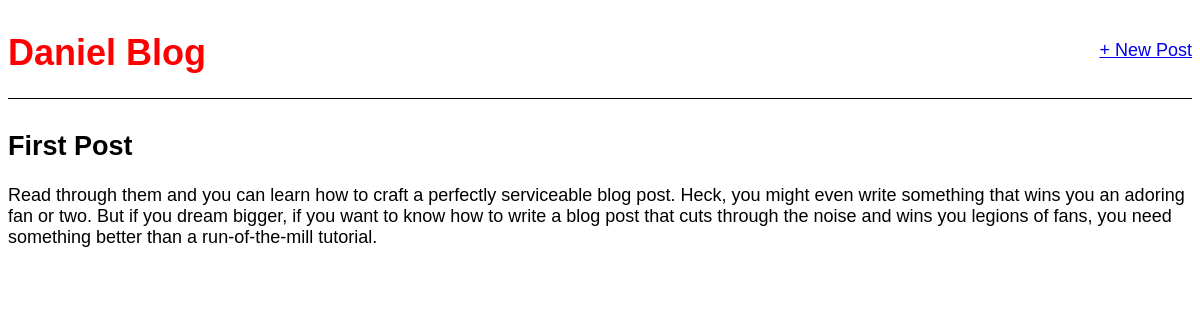
The app's page /post/1/ with its own data.
### blog/models.py (models this page shows, shortened)
class Post(models.Model):
    title = models.CharField(max_length=200)
    body = models.TextField()
    author = models.ForeignKey(
        "auth.User",
        on_delete=models.CASCADE)

### blog/views.py (the view)
# urls.py: path('post/<int:pk>/', BlogDetailView.as_view(), name = 'post_detail'),
class BlogDetailView(DetailView):
    model = Post
    template_name = "post_detail.html"

### templates/post_detail.html
{% extends 'base.html' %}
{% block content %}
    <div class="post-entry">
        <h2> {{ post.title }} </h2>
        <p>{{ post.body }}</p>
    </div>
{% endblock content %}

### static/css/base.css (style rules this page uses)
body { font-family: 'Source Sans Pro', sans-serif; font-size: 18px; }
.post-entry { margin-bottom: 2rem; }
.post-entry h2 { margin: 0.5 rem 0; }
.post-entry p { margin: 0; font-weight: 400; }

### records on screen
Post: title "First Post", body "Read through them and you can learn how to craft a perfectly serviceable blog post. Heck, you might even write something that wins you an adoring fan or two. But if you dream bigger, if you want to know how to write a blog post that cuts through the noise and wins you legions of fans, you need something better than a run-of-the-mill tutorial."
